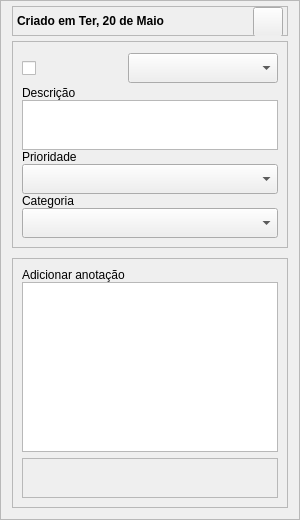
           <widget class="QFrame" name="frm_principal_rigth_task">
            <property name="minimumSize">
             <size>
              <width>300</width>
              <height>0</height>
             </size>
            </property>
            <property name="maximumSize">
             <size>
              <width>300</width>
              <height>16777215</height>
             </size>
            </property>
            <property name="frameShape">
             <enum>QFrame::Shape::StyledPanel</enum>
            </property>
            <property name="frameShadow">
             <enum>QFrame::Shadow::Raised</enum>
            </property>
            <layout class="QVBoxLayout" name="verticalLayout_4">
             <property name="spacing">
              <number>5</number>
             </property>
             <property name="topMargin">
              <number>5</number>
             </property>
             <item>
              <widget class="QFrame" name="frame_17">
               <property name="minimumSize">
                <size>
                 <width>0</width>
                 <height>30</height>
                </size>
               </property>
               <property name="maximumSize">
                <size>
                 <width>16777215</width>
                 <height>30</height>
                </size>
               </property>
               <property name="frameShape">
                <enum>QFrame::Shape::StyledPanel</enum>
               </property>
               <property name="frameShadow">
                <enum>QFrame::Shadow::Raised</enum>
               </property>
               <layout class="QHBoxLayout" name="horizontalLayout_13">
                <property name="leftMargin">
                 <number>4</number>
                </property>
                <property name="topMargin">
                 <number>0</number>
                </property>
                <property name="rightMargin">
                 <number>4</number>
                </property>
                <property name="bottomMargin">
                 <number>0</number>
                </property>
                <item alignment="Qt::AlignmentFlag::AlignRight">
                 <widget class="QLabel" name="lb_titulo_data_frmRigth">
                  <property name="text">
                   <string>&lt;html&gt;&lt;head/&gt;&lt;body&gt;&lt;p&gt;&lt;span style=&quot; font-weight:700;&quot;&gt;Criado em Ter, 20 de Maio&lt;/span&gt;&lt;/p&gt;&lt;/body&gt;&lt;/html&gt;</string>
                  </property>
                 </widget>
                </item>
                <item alignment="Qt::AlignmentFlag::AlignRight">
                 <widget class="QPushButton" name="btn_close_frmRigth">
                  <property name="minimumSize">
                   <size>
                    <width>30</width>
                    <height>30</height>
                   </size>
                  </property>
                  <property name="maximumSize">
                   <size>
                    <width>30</width>
                    <height>30</height>
                   </size>
                  </property>
                  <property name="cursor">
                   <cursorShape>PointingHandCursor</cursorShape>
                  </property>
                  <property name="text">
                   <string/>
                  </property>
                  <property name="icon">
                   <iconset resource="../icons/icons.qrc">
                    <normaloff>:/imagens/close.png</normaloff>:/imagens/close.png</iconset>
                  </property>
                 </widget>
                </item>
               </layout>
              </widget>
             </item>
             <item>
              <widget class="QFrame" name="frame_9">
               <property name="frameShape">
                <enum>QFrame::Shape::StyledPanel</enum>
               </property>
               <property name="frameShadow">
                <enum>QFrame::Shadow::Raised</enum>
               </property>
               <layout class="QVBoxLayout" name="verticalLayout_25">
                <property name="spacing">
                 <number>0</number>
                </property>
                <item>
                 <layout class="QVBoxLayout" name="verticalLayout_9">
                  <item>
                   <layout class="QHBoxLayout" name="horizontalLayout_5">
                    <property name="spacing">
                     <number>0</number>
                    </property>
                    <item>
                     <widget class="QCheckBox" name="checkBox_feito">
                      <property name="minimumSize">
                       <size>
                        <width>0</width>
                        <height>35</height>
                       </size>
                      </property>
                      <property name="maximumSize">
                       <size>
                        <width>16777215</width>
                        <height>35</height>
                       </size>
                      </property>
                      <property name="cursor">
                       <cursorShape>PointingHandCursor</cursorShape>
                      </property>
                      <property name="text">
                       <string/>
                      </property>
                      <property name="iconSize">
                       <size>
                        <width>16</width>
                        <height>16</height>
                       </size>
                      </property>
                      <property name="checkable">
                       <bool>true</bool>
                      </property>
                      <property name="checked">
                       <bool>false</bool>
                      </property>
                      <property name="tristate">
                       <bool>false</bool>
                      </property>
                     </widget>
                    </item>
                    <item>
                     <widget class="QComboBox" name="comboBox_status_task">
                      <property name="minimumSize">
                       <size>
                        <width>150</width>
                        <height>30</height>
                       </size>
                      </property>
                      <property name="maximumSize">
                       <size>
                        <width>150</width>
                        <height>30</height>
                       </size>
                      </property>
                      <property name="currentText">
                       <string/>
                      </property>
                      <property name="placeholderText">
                       <string>Status</string>
                      </property>
                      <item>
                       <property name="text">
                        <string/>
                       </property>
                      </item>
                      <item>
                       <property name="text">
                        <string>Concluído</string>
                       </property>
                      </item>
                      <item>
                       <property name="text">
                        <string>Descartado</string>
                       </property>
                      </item>
                     </widget>
                    </item>
                   </layout>
                  </item>
                  <item>
                   <layout class="QVBoxLayout" name="verticalLayout_6">
                    <item>
                     <layout class="QVBoxLayout" name="verticalLayout_5">
                      <property name="spacing">
                       <number>0</number>
                      </property>
                      <item alignment="Qt::AlignmentFlag::AlignBottom">
                       <widget class="QLabel" name="label">
                        <property name="text">
                         <string>Descrição</string>
                        </property>
                       </widget>
                      </item>
                      <item alignment="Qt::AlignmentFlag::AlignTop">
                       <widget class="QTextEdit" name="txt_descricao_task">
                        <property name="minimumSize">
                         <size>
                          <width>0</width>
                          <height>50</height>
                         </size>
                        </property>
                        <property name="maximumSize">
                         <size>
                          <width>16777215</width>
                          <height>50</height>
                         </size>
                        </property>
                        <property name="tabChangesFocus">
                         <bool>true</bool>
                        </property>
                        <property name="overwriteMode">
                         <bool>true</bool>
                        </property>
                       </widget>
                      </item>
                     </layout>
                    </item>
                    <item>
                     <layout class="QHBoxLayout" name="horizontalLayout_3">
                      <item>
                       <layout class="QVBoxLayout" name="verticalLayout_8">
                        <property name="spacing">
                         <number>0</number>
                        </property>
                        <item alignment="Qt::AlignmentFlag::AlignBottom">
                         <widget class="QLabel" name="label_2">
                          <property name="text">
                           <string>Prioridade</string>
                          </property>
                         </widget>
                        </item>
                        <item alignment="Qt::AlignmentFlag::AlignTop">
                         <widget class="QComboBox" name="cbx_select_prioridades">
                          <property name="minimumSize">
                           <size>
                            <width>0</width>
                            <height>30</height>
                           </size>
                          </property>
                          <property name="maximumSize">
                           <size>
                            <width>16777215</width>
                            <height>30</height>
                           </size>
                          </property>
                         </widget>
                        </item>
                       </layout>
                      </item>
                     </layout>
                    </item>
                    <item>
                     <layout class="QHBoxLayout" name="horizontalLayout_4">
                      <item>
                       <layout class="QVBoxLayout" name="verticalLayout_7">
                        <property name="spacing">
                         <number>0</number>
                        </property>
                        <item alignment="Qt::AlignmentFlag::AlignBottom">
                         <widget class="QLabel" name="label_3">
                          <property name="text">
                           <string>Categoria</string>
                          </property>
                         </widget>
                        </item>
                        <item alignment="Qt::AlignmentFlag::AlignTop">
                         <widget class="QComboBox" name="cbx_select_categoria">
                          <property name="minimumSize">
                           <size>
                            <width>0</width>
                            <height>30</height>
                           </size>
                          </property>
                          <property name="maximumSize">
                           <size>
                            <width>16777215</width>
                            <height>30</height>
                           </size>
                          </property>
                         </widget>
                        </item>
                       </layout>
                      </item>
                     </layout>
                    </item>
                   </layout>
                  </item>
                 </layout>
                </item>
               </layout>
              </widget>
             </item>
             <item>
              <widget class="QFrame" name="frame_10">
               <property name="frameShape">
                <enum>QFrame::Shape::StyledPanel</enum>
               </property>
               <property name="frameShadow">
                <enum>QFrame::Shadow::Raised</enum>
               </property>
               <widget class="QWidget" name="layoutWidget">
                <property name="geometry">
                 <rect>
                  <x>10</x>
                  <y>10</y>
                  <width>264</width>
                  <height>184</height>
                 </rect>
                </property>
                <layout class="QVBoxLayout" name="verticalLayout_24">
                 <item>
                  <layout class="QVBoxLayout" name="verticalLayout_20">
                   <property name="spacing">
                    <number>2</number>
                   </property>
                   <item>
                    <widget class="QPushButton" name="btn_adicionar_meu_dia">
                     <property name="minimumSize">
                      <size>
                       <width>260</width>
                       <height>35</height>
                      </size>
                     </property>
                     <property name="maximumSize">
                      <size>
                       <width>260</width>
                       <height>35</height>
                      </size>
                     </property>
                     <property name="cursor">
                      <cursorShape>PointingHandCursor</cursorShape>
                     </property>
                     <property name="text">
                      <string>Adicionar ao meu Dia</string>
                     </property>
                     <property name="icon">
                      <iconset resource="../icons/icons.qrc">
                       <normaloff>:/imagens/sunny-day.png</normaloff>:/imagens/sunny-day.png</iconset>
                     </property>
                     <property name="iconSize">
                      <size>
                       <width>25</width>
                       <height>25</height>
                      </size>
                     </property>
                     <property name="checkable">
                      <bool>true</bool>
                     </property>
                     <property name="autoExclusive">
                      <bool>true</bool>
                     </property>
                     <property name="autoDefault">
                      <bool>true</bool>
                     </property>
                     <property name="default">
                      <bool>false</bool>
                     </property>
                     <property name="flat">
                      <bool>true</bool>
                     </property>
                    </widget>
                   </item>
                   <item>
                    <widget class="QPushButton" name="btn_lembrar_me">
                     <property name="minimumSize">
                      <size>
                       <width>260</width>
                       <height>35</height>
                      </size>
                     </property>
                     <property name="maximumSize">
                      <size>
                       <width>260</width>
                       <height>35</height>
                      </size>
                     </property>
                     <property name="cursor">
                      <cursorShape>PointingHandCursor</cursorShape>
                     </property>
                     <property name="mouseTracking">
                      <bool>false</bool>
                     </property>
                     <property name="text">
                      <string>  Lembrar-me</string>
                     </property>
                     <property name="icon">
                      <iconset resource="../icons/icons.qrc">
                       <normaloff>:/imagens/alarm-clock.png</normaloff>:/imagens/alarm-clock.png</iconset>
                     </property>
                     <property name="iconSize">
                      <size>
                       <width>25</width>
                       <height>25</height>
                      </size>
                     </property>
                     <property name="checkable">
                      <bool>true</bool>
                     </property>
                     <property name="autoExclusive">
                      <bool>true</bool>
                     </property>
                     <property name="autoDefault">
                      <bool>true</bool>
                     </property>
                     <property name="default">
                      <bool>false</bool>
                     </property>
                     <property name="flat">
                      <bool>true</bool>
                     </property>
                    </widget>
                   </item>
                  </layout>
                 </item>
                 <item>
                  <layout class="QVBoxLayout" name="verticalLayout_18">
                   <property name="spacing">
                    <number>0</number>
                   </property>
                   <item alignment="Qt::AlignmentFlag::AlignBottom">
                    <widget class="QLabel" name="label_6">
                     <property name="text">
                      <string>Selecionar data</string>
                     </property>
                    </widget>
                   </item>
                   <item>
                    <widget class="QDateEdit" name="date_selecionar_data_task">
                     <property name="minimumSize">
                      <size>
                       <width>0</width>
                       <height>30</height>
                      </size>
                     </property>
                     <property name="maximumSize">
                      <size>
                       <width>150</width>
                       <height>30</height>
                      </size>
                     </property>
                     <property name="autoFillBackground">
                      <bool>false</bool>
                     </property>
                     <property name="inputMethodHints">
                      <set>Qt::InputMethodHint::ImhPreferNumbers</set>
                     </property>
                     <property name="wrapping">
                      <bool>false</bool>
                     </property>
                     <property name="alignment">
                      <set>Qt::AlignmentFlag::AlignCenter</set>
                     </property>
                     <property name="buttonSymbols">
                      <enum>QAbstractSpinBox::ButtonSymbols::UpDownArrows</enum>
                     </property>
                     <property name="correctionMode">
                      <enum>QAbstractSpinBox::CorrectionMode::CorrectToPreviousValue</enum>
                     </property>
                     <property name="showGroupSeparator" stdset="0">
                      <bool>false</bool>
                     </property>
                     <property name="dateTime">
                      <datetime>
                       <hour>21</hour>
                       <minute>0</minute>
                       <second>0</second>
                       <year>1999</year>
                       <month>12</month>
                       <day>30</day>
                      </datetime>
                     </property>
                     <property name="calendarPopup">
                      <bool>true</bool>
                     </property>
                     <property name="timeSpec">
                      <enum>Qt::TimeSpec::LocalTime</enum>
                     </property>
                    </widget>
                   </item>
                  </layout>
                 </item>
                 <item>
                  <layout class="QVBoxLayout" name="verticalLayout_19">
                   <property name="spacing">
                    <number>0</number>
                   </property>
                   <item alignment="Qt::AlignmentFlag::AlignBottom">
                    <widget class="QLabel" name="label_7">
                     <property name="text">
                      <string>Repetir</string>
                     </property>
                    </widget>
                   </item>
                   <item>
                    <widget class="QComboBox" name="cbx_repetir_task">
                     <property name="minimumSize">
                      <size>
                       <width>0</width>
                       <height>30</height>
                      </size>
                     </property>
                     <property name="maximumSize">
                      <size>
                       <width>150</width>
                       <height>30</height>
                      </size>
                     </property>
                     <item>
                      <property name="text">
                       <string>Não irá se repetir</string>
                      </property>
                     </item>
                     <item>
                      <property name="text">
                       <string>Diáriamente</string>
                      </property>
                     </item>
                     <item>
                      <property name="text">
                       <string>Semanalmente</string>
                      </property>
                     </item>
                     <item>
                      <property name="text">
                       <string>Mensalmente</string>
                      </property>
                     </item>
                     <item>
                      <property name="text">
                       <string>Anualmente</string>
                      </property>
                     </item>
                    </widget>
                   </item>
                  </layout>
                 </item>
                </layout>
               </widget>
              </widget>
             </item>
             <item>
              <widget class="QFrame" name="frame_11">
               <property name="minimumSize">
                <size>
                 <width>0</width>
                 <height>250</height>
                </size>
               </property>
               <property name="maximumSize">
                <size>
                 <width>16777215</width>
                 <height>250</height>
                </size>
               </property>
               <property name="frameShape">
                <enum>QFrame::Shape::StyledPanel</enum>
               </property>
               <property name="frameShadow">
                <enum>QFrame::Shadow::Raised</enum>
               </property>
               <layout class="QVBoxLayout" name="verticalLayout_22">
                <item>
                 <layout class="QVBoxLayout" name="verticalLayout_21">
                  <property name="spacing">
                   <number>0</number>
                  </property>
                  <item alignment="Qt::AlignmentFlag::AlignBottom">
                   <widget class="QLabel" name="label_8">
                    <property name="text">
                     <string>Adicionar anotação</string>
                    </property>
                   </widget>
                  </item>
                  <item>
                   <widget class="QTextEdit" name="txt_observacoes_task"/>
                  </item>
                 </layout>
                </item>
                <item>
                 <widget class="QFrame" name="frame_18">
                  <property name="minimumSize">
                   <size>
                    <width>0</width>
                    <height>40</height>
                   </size>
                  </property>
                  <property name="maximumSize">
                   <size>
                    <width>16777215</width>
                    <height>40</height>
                   </size>
                  </property>
                  <property name="frameShape">
                   <enum>QFrame::Shape::StyledPanel</enum>
                  </property>
                  <property name="frameShadow">
                   <enum>QFrame::Shadow::Raised</enum>
                  </property>
                  <layout class="QHBoxLayout" name="horizontalLayout_10">
                   <property name="spacing">
                    <number>5</number>
                   </property>
                   <property name="leftMargin">
                    <number>5</number>
                   </property>
                   <property name="topMargin">
                    <number>0</number>
                   </property>
                   <property name="rightMargin">
                    <number>5</number>
                   </property>
                   <property name="bottomMargin">
                    <number>0</number>
                   </property>
                   <item>
                    <layout class="QHBoxLayout" name="horizontalLayout_9">
                     <item>
                      <widget class="QPushButton" name="btn_salvar_new_task">
                       <property name="minimumSize">
                        <size>
                         <width>0</width>
                         <height>35</height>
                        </size>
                       </property>
                       <property name="maximumSize">
                        <size>
                         <width>16777215</width>
                         <height>35</height>
                        </size>
                       </property>
                       <property name="cursor">
                        <cursorShape>PointingHandCursor</cursorShape>
                       </property>
                       <property name="toolTip">
                        <string>&lt;html&gt;&lt;head/&gt;&lt;body&gt;&lt;p&gt;&lt;span style=&quot; color:#00007f;&quot;&gt;Nova tarefa&lt;/span&gt;&lt;/p&gt;&lt;/body&gt;&lt;/html&gt;</string>
                       </property>
                       <property name="text">
                        <string/>
                       </property>
                       <property name="icon">
                        <iconset resource="../icons/icons.qrc">
                         <normaloff>:/imagens/floppy-disk.png</normaloff>:/imagens/floppy-disk.png</iconset>
                       </property>
                       <property name="iconSize">
                        <size>
                         <width>20</width>
                         <height>20</height>
                        </size>
                       </property>
                       <property name="checkable">
                        <bool>true</bool>
                       </property>
                       <property name="checked">
                        <bool>false</bool>
                       </property>
                       <property name="autoRepeat">
                        <bool>false</bool>
                       </property>
                       <property name="autoExclusive">
                        <bool>true</bool>
                       </property>
                       <property name="autoDefault">
                        <bool>true</bool>
                       </property>
                       <property name="default">
                        <bool>false</bool>
                       </property>
                       <property name="flat">
                        <bool>true</bool>
                       </property>
                      </widget>
                     </item>
                     <item>
                      <widget class="QPushButton" name="btn_atualizar_task">
                       <property name="minimumSize">
                        <size>
                         <width>0</width>
                         <height>35</height>
                        </size>
                       </property>
                       <property name="maximumSize">
                        <size>
                         <width>16777215</width>
                         <height>35</height>
                        </size>
                       </property>
                       <property name="cursor">
                        <cursorShape>PointingHandCursor</cursorShape>
                       </property>
                       <property name="toolTip">
                        <string>&lt;html&gt;&lt;head/&gt;&lt;body&gt;&lt;p&gt;&lt;span style=&quot; color:#00007f;&quot;&gt;Salvar&lt;/span&gt;&lt;/p&gt;&lt;/body&gt;&lt;/html&gt;</string>
                       </property>
                       <property name="text">
                        <string/>
                       </property>
                       <property name="icon">
                        <iconset resource="../icons/icons.qrc">
                         <normaloff>:/imagens/floppy-disk.png</normaloff>:/imagens/floppy-disk.png</iconset>
                       </property>
                       <property name="iconSize">
                        <size>
                         <width>20</width>
                         <height>20</height>
                        </size>
                       </property>
                       <property name="checkable">
                        <bool>true</bool>
                       </property>
                       <property name="checked">
                        <bool>false</bool>
                       </property>
                       <property name="autoRepeat">
                        <bool>false</bool>
                       </property>
                       <property name="autoExclusive">
                        <bool>true</bool>
                       </property>
                       <property name="autoDefault">
                        <bool>true</bool>
                       </property>
                       <property name="default">
                        <bool>false</bool>
                       </property>
                       <property name="flat">
                        <bool>true</bool>
                       </property>
                      </widget>
                     </item>
                     <item>
                      <widget class="QPushButton" name="btn_excluir_task">
                       <property name="minimumSize">
                        <size>
                         <width>0</width>
                         <height>35</height>
                        </size>
                       </property>
                       <property name="maximumSize">
                        <size>
                         <width>16777215</width>
                         <height>35</height>
                        </size>
                       </property>
                       <property name="cursor">
                        <cursorShape>PointingHandCursor</cursorShape>
                       </property>
                       <property name="toolTip">
                        <string>&lt;html&gt;&lt;head/&gt;&lt;body&gt;&lt;p&gt;&lt;span style=&quot; color:#00007f;&quot;&gt;Excluir tarefa&lt;/span&gt;&lt;/p&gt;&lt;/body&gt;&lt;/html&gt;</string>
                       </property>
                       <property name="text">
                        <string/>
                       </property>
                       <property name="icon">
                        <iconset resource="../icons/icons.qrc">
                         <normaloff>:/imagens/trash.png</normaloff>:/imagens/trash.png</iconset>
                       </property>
                       <property name="iconSize">
                        <size>
                         <width>20</width>
                         <height>20</height>
                        </size>
                       </property>
                       <property name="checkable">
                        <bool>true</bool>
                       </property>
                       <property name="checked">
                        <bool>false</bool>
                       </property>
                       <property name="autoRepeat">
                        <bool>false</bool>
                       </property>
                       <property name="autoExclusive">
                        <bool>true</bool>
                       </property>
                       <property name="autoDefault">
                        <bool>true</bool>
                       </property>
                       <property name="default">
                        <bool>false</bool>
                       </property>
                       <property name="flat">
                        <bool>true</bool>
                       </property>
                      </widget>
                     </item>
                    </layout>
                   </item>
                  </layout>
                 </widget>
                </item>
               </layout>
              </widget>
             </item>
            </layout>
           </widget>
